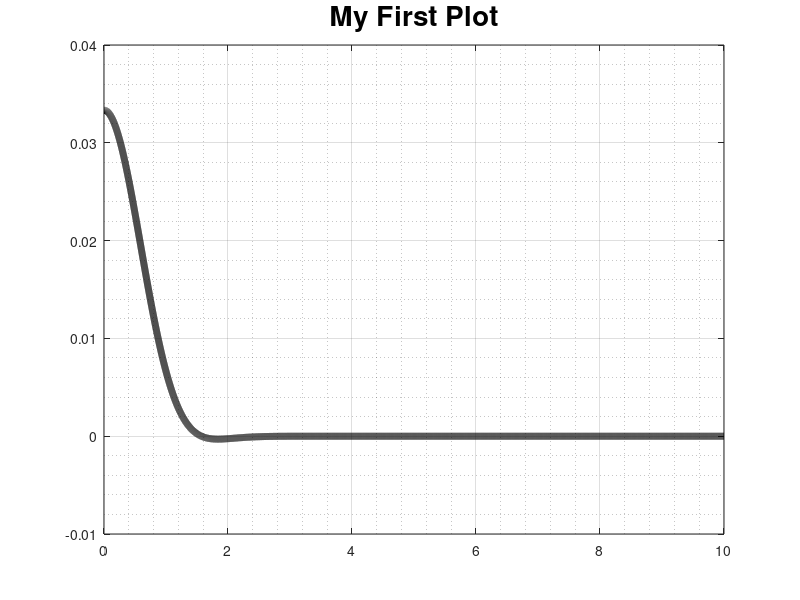

Write the MATLAB code that produced this figure.
% This  is a test. 
clear all
close all
clc 

% Time Discretization: 
N     = 1e4;
t_0   = 0; 
t_end = 10;
t     = linspace(t_0, t_end, N);

%  Define a function: 
f = @(t) 1/30 * exp(-t.^2) .* cos(t);

% Plot: 
figure(1)
plot(t,f(t),'k','linewidth',5)
title('My First Plot','fontsize',20)
grid on
grid minor
